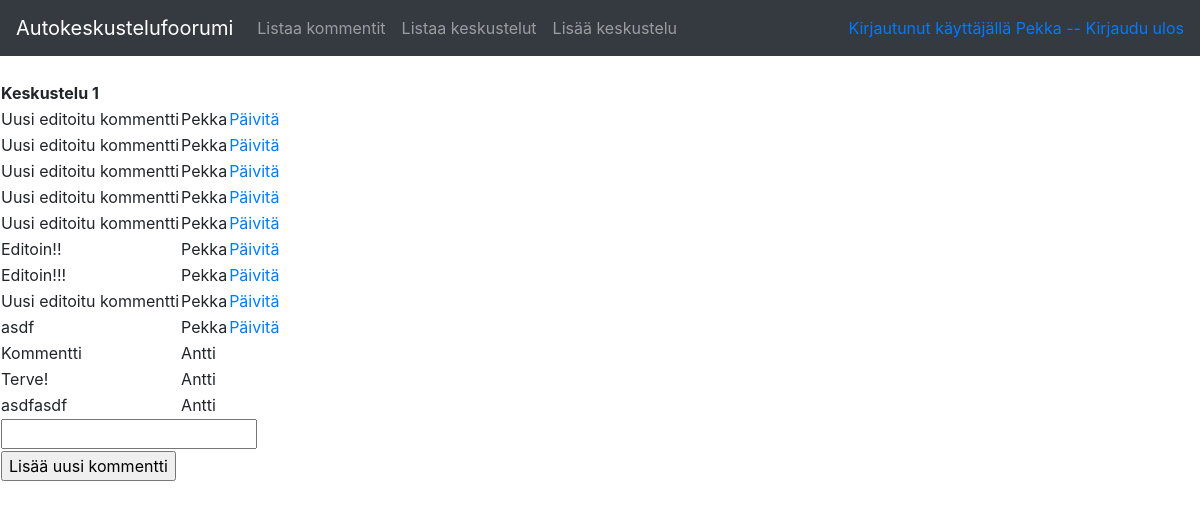
The page /conversations/1 (signed in) on the database its author committed.
### application/auth/models.py (models this page shows, shortened)
class User(Base):
    __tablename__ = "account"
    name = db.Column(db.String(144), nullable=False)
    username = db.Column(db.String(144), nullable=False)
    password = db.Column(db.String(144), nullable=False)
    comments = db.relationship("Comment", backref='account', lazy=True)

### application/conversations/models.py (models this page shows, shortened)
class Conversation(Base):
    __tablename__ = "conversation"
    name = db.Column(db.String(144), nullable=False)
    @staticmethod
    def find_comments_for_conversation(convid=0):
      stmt = text("SELECT Comment.id, Comment.name, Comment.conversation_id, Account.username, Comment.account_id FROM Comment, Account WHERE Account.id = Comment.account_id AND Comment.conversation_id = :convid").params(convid=convid)
      res = db.engine.execute(stmt)
      response = []
      for row in res:
        response.append({"id":row[0], "name":row[1], "conversation_id":row[2], "username":row[3], "account_id":row[4]})
      return response

### application/comments/models.py (models this page shows, shortened)
class Comment(db.Model):
    id = db.Column(db.Integer, primary_key=True)
    date_created = db.Column(db.DateTime, default=db.func.current_timestamp())
    date_modified = db.Column(db.DateTime, default=db.func.current_timestamp(),
    onupdate=db.func.current_timestamp())
    name = db.Column(db.String(144), nullable=False)
    account_id = db.Column(db.Integer, db.ForeignKey('account.id'),  nullable=False)

### application/conversations/views.py (the view)
@app.route("/conversations/<conversation_id>", methods=["GET","POST"])
@login_required
def conversation_view(conversation_id):
    form = CommentForm(request.form)
    return render_template("conversations/viewOne.html", t=Conversation.query.get(conversation_id), form=form, conversation_comments=Conversation.find_comments_for_conversation(conversation_id))

### application/comments/forms.py
class CommentForm(FlaskForm):
    name = StringField("Comment name")
    class Meta:
        csrf = False

### application/__init__.py (called while the page is built)
@login_manager.user_loader
def load_user(user_id):
    return User.query.get(user_id)

### application/templates/conversations/viewOne.html (shortened to what this page needs)
{% extends "layout.html" %}
{% block body %}
  <table>
    <tr>
      <th>{{ t.name }}</th>
      <th></th>
    </tr>
    {% for comment in conversation_comments %}
    <tr>
      <td>{{ comment.name }}</td>
      <td> {{ comment.username }}</td>
      {% if current_user.id == comment.account_id %}
      <td><a href="{{ url_for('comment_update', comment_id=comment.id) }} ">Päivitä</a></td>
      {% endif %}
    </tr>
    {% endfor %}
  </table>
  <form method="POST" action="{{ url_for('comments_create', conversation_id=t.id) }}">
    <table>
      <tr>
  <td>
    {{ form.name }}
  </td>
      </tr>
      <tr>
  <td colspan="2">
    <input type="submit" value="Lisää uusi kommentti"/>
  </td>
      </tr>
  </form>
{% endblock %}

### application/templates/layout.html (shortened to what this page needs)
<!DOCTYPE html>
<html>
<head>
  <link rel="stylesheet" href="https://maxcdn.bootstrapcdn.com/bootstrap/4.0.0/css/bootstrap.min.css"
>
</head>
<body>
    <nav class="navbar navbar-expand-md navbar-dark bg-dark mb-4">
        <a class="navbar-brand" href="#">Autokeskustelufoorumi</a>
        <div class="collapse navbar-collapse" id="navbarCollapse">
                <ul class="navbar-nav mr-auto">
                  <li class="nav-item">
                    <a class="nav-link" href="{{ url_for('comments_index') }} ">Listaa kommentit</a>
                  </li>
                  <li class="nav-item">
                      <a class="nav-link" href="{{ url_for('conversations_index') }} ">Listaa keskustelut</a>
                    </li>
                    <li class="nav-item">
                        <a class="nav-link" href="{{ url_for('conversations_form') }} ">Lisää keskustelu</a>
                      </li>
                </ul>
                <div class="form-inline mt-2 mt-md-0">
            {% if current_user.is_authenticated %}
            <a href="{{ url_for('auth_logout') }}">Kirjautunut käyttäjällä {{ current_user.name }} -- Kirjaudu ulos</a>
            {% else %}
            <a href="{{ url_for('auth_login') }}">Login</a>
            {% endif %}
                </div>
        </div>
            </nav>
  {% block body %}{% endblock %}
</body>
</html>

### rows shown on the page
User: name "Pekka"
Conversation: name "Keskustelu 1"
Comment: name "Uusi editoitu kommentti", username "Pekka"
Comment: name "Uusi editoitu kommentti", username "Pekka"
Comment: name "Uusi editoitu kommentti", username "Pekka"
Comment: name "Uusi editoitu kommentti", username "Pekka"
Comment: name "Uusi editoitu kommentti", username "Pekka"
Comment: name "Editoin!!", username "Pekka"
Comment: name "Editoin!!!", username "Pekka"
Comment: name "Uusi editoitu kommentti", username "Pekka"
Comment: name "asdf", username "Pekka"
Comment: name "Kommentti", username "Antti"
Comment: name "Terve!", username "Antti"
Comment: name "asdfasdf", username "Antti"
